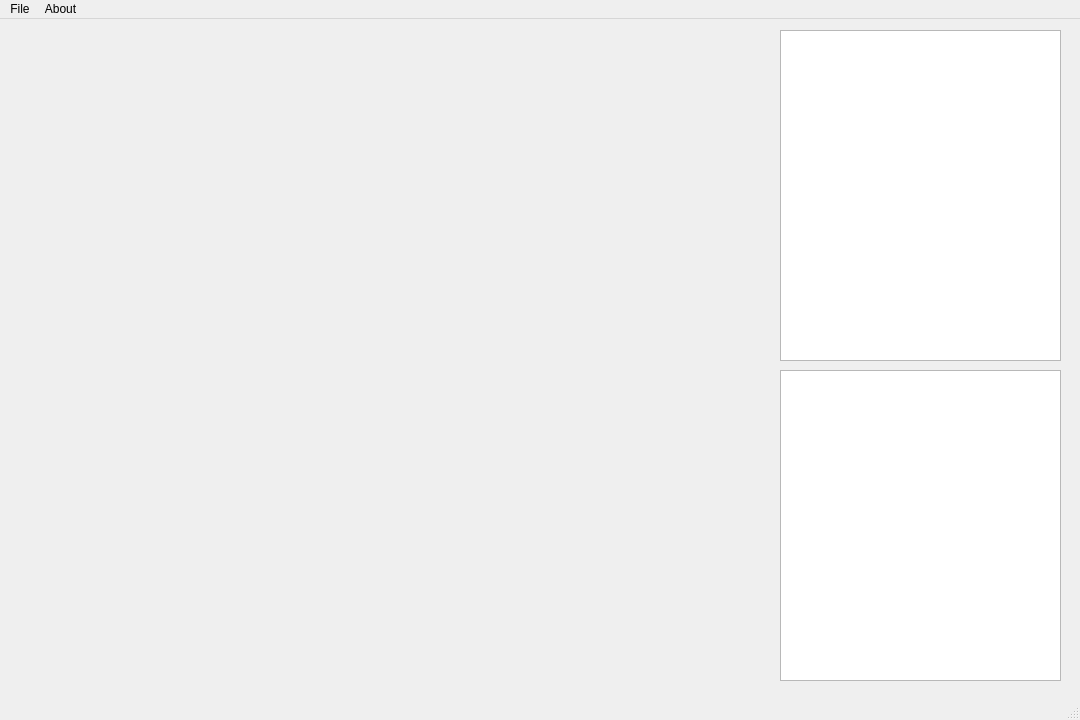
<?xml version="1.0" encoding="UTF-8"?>
<ui version="4.0">
 <class>MainWindow</class>
 <widget class="QMainWindow" name="MainWindow">
  <property name="geometry">
   <rect>
    <x>0</x>
    <y>0</y>
    <width>1080</width>
    <height>720</height>
   </rect>
  </property>
  <property name="sizePolicy">
   <sizepolicy hsizetype="Preferred" vsizetype="Preferred">
    <horstretch>0</horstretch>
    <verstretch>0</verstretch>
   </sizepolicy>
  </property>
  <property name="minimumSize">
   <size>
    <width>360</width>
    <height>720</height>
   </size>
  </property>
  <property name="contextMenuPolicy">
   <enum>Qt::NoContextMenu</enum>
  </property>
  <property name="windowTitle">
   <string>MainWindow</string>
  </property>
  <widget class="QWidget" name="centralwidget">
   <widget class="QTreeView" name="treeView">
    <property name="geometry">
     <rect>
      <x>780</x>
      <y>11</y>
      <width>281</width>
      <height>331</height>
     </rect>
    </property>
   </widget>
   <widget class="QListView" name="listView">
    <property name="geometry">
     <rect>
      <x>780</x>
      <y>351</y>
      <width>281</width>
      <height>311</height>
     </rect>
    </property>
   </widget>
  </widget>
  <widget class="QMenuBar" name="menubar">
   <property name="geometry">
    <rect>
     <x>0</x>
     <y>0</y>
     <width>1080</width>
     <height>26</height>
    </rect>
   </property>
   <widget class="QMenu" name="menuFile">
    <property name="title">
     <string>File</string>
    </property>
    <addaction name="actionOpen_Test"/>
    <addaction name="actionOpen"/>
    <addaction name="actionExit"/>
   </widget>
   <widget class="QMenu" name="menuAbout">
    <property name="title">
     <string>About</string>
    </property>
    <addaction name="actionAbout"/>
    <addaction name="actionLicense"/>
    <addaction name="separator"/>
    <addaction name="actionAbout_Qt"/>
   </widget>
   <addaction name="menuFile"/>
   <addaction name="menuAbout"/>
  </widget>
  <widget class="QStatusBar" name="statusbar"/>
  <action name="actionOpen_Test">
   <property name="text">
    <string>Open Test</string>
   </property>
  </action>
  <action name="actionOpen">
   <property name="text">
    <string>Open</string>
   </property>
  </action>
  <action name="actionAbout">
   <property name="text">
    <string>About</string>
   </property>
  </action>
  <action name="actionLicense">
   <property name="text">
    <string>License</string>
   </property>
  </action>
  <action name="actionAbout_Qt">
   <property name="text">
    <string>About Qt</string>
   </property>
  </action>
  <action name="actionExit">
   <property name="text">
    <string>Exit</string>
   </property>
   <property name="statusTip">
    <string>Exit Application</string>
   </property>
   <property name="shortcut">
    <string>Ctrl+Q</string>
   </property>
  </action>
 </widget>
 <resources/>
 <connections/>
</ui>
